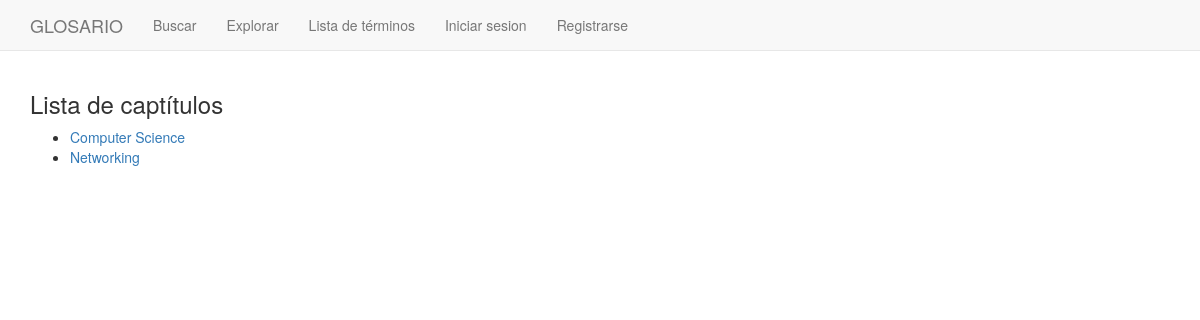
Page /chapters_list/ on the earlier database version.
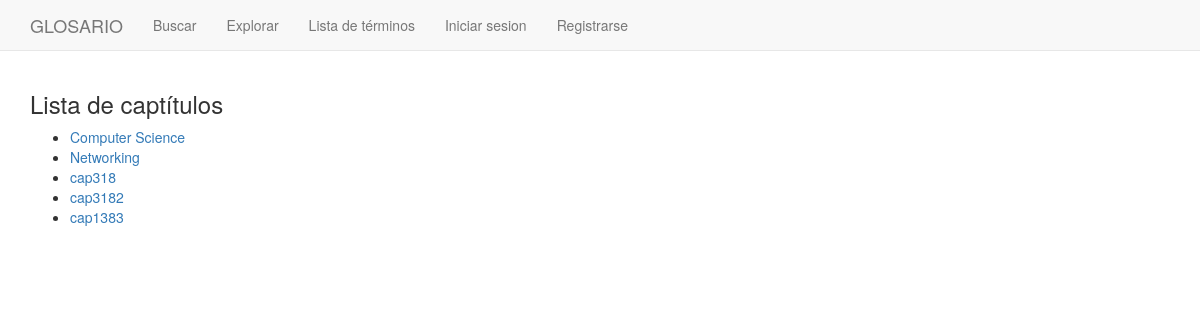
Same page on the later database version.
### glosario/models.py (models this page shows, shortened)
class Chapter(models.Model):
    class Meta:
        permissions = (("can_create_chapter","Can create chapter"),)
    chapter_name = models.CharField(max_length=100, unique=True)
    def __str__(self):
        return self.chapter_name

### glosario/views.py (the view)
# urls.py: url(r'^chapters_list/$', views.ChaptersListView.as_view(),name='chapters_list'),
class ChaptersListView(ListView):
    model = Chapter
    context_object_name = 'chapters'
    template_name = 'glosario/chapters_list.html'

### glosario/templates/glosario/chapters_list.html
{% extends "base.html" %}
{% block content %}
    <h3>Lista de captítulos</h3>
    <ul>
        {% for chapter in chapters %}
            <li><a href="{{chapter.chapter_name}}">{{ chapter }}</a></li>
        {% endfor %}
    </ul>
{% endblock %}

Differences in the rows shown:
added Chapter: chapter_name "cap318"
added Chapter: chapter_name "cap3182"
added Chapter: chapter_name "cap1383"
